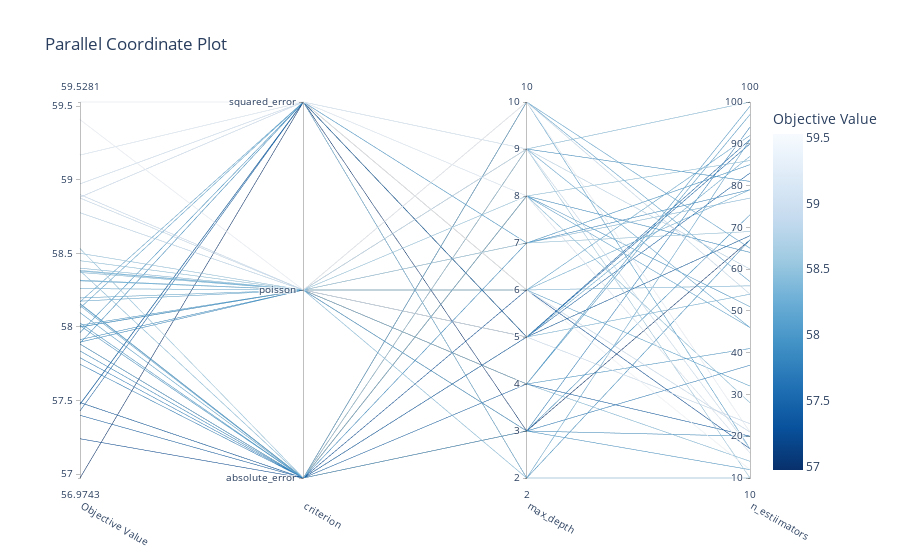

Notebook cell for this chart:
### Code cell
optuna.visualization.plot_parallel_coordinate(study)

### Figure 1 — Plotly figure (JSON) as saved in the notebook; plotly's stock layout.template omitted (floating-point values rounded to 4 significant figures)
{"data": [{"dimensions": [{"label": "Objective Value", "range": [56.97, 59.53], "values": [58.14, 57.91, 58.53, 58.38, 57.96, 58.9, 58.45, 58.97, 57.88, 58.13, 58.18, 57.24, 57.79, 58.0, 58.38, 57.89, 57.43, 58.32, 58.26, 58.37, 58.5, 58.88, 58.16, 58.1, 57.49, 58.16, 58.31, 58.01, 59.41, 57.75, 58.4, 57.9, 58.03, 58.2, 58.38, 57.84, 57.49, 57.4, 59.53, 58.88, 59.17, 58.01, 56.97, 58.16, 58.78, 57.48, 58.0, 58.17, 57.88, 57.47]}, {"label": "criterion", "range": [0, 2], "ticktext": ["absolute_error", "poisson", "squared_error"], "tickvals": [0, 1, 2], "values": [0, 1, 0, 1, 2, 1, 1, 2, 0, 2, 1, 0, 0, 1, 0, 2, 2, 1, 1, 1, 1, 2, 0, 0, 0, 0, 1, 0, 1, 0, 1, 1, 0, 1, 1, 0, 0, 0, 2, 1, 2, 1, 2, 0, 1, 2, 1, 2, 0, 2]}, {"label": "max_depth", "range": [2, 10], "values": [10, 3, 9, 9, 7, 5, 8, 9, 8, 6, 6, 6, 3, 4, 8, 2, 5, 6, 6, 2, 7, 6, 10, 10, 5, 9, 5, 3, 10, 3, 7, 3, 8, 5, 4, 7, 5, 4, 6, 10, 8, 4, 3, 8, 9, 5, 4, 2, 9, 5]}, {"label": "n_estiimators", "range": [10, 100], "values": [57, 73, 10, 100, 85, 23, 86, 17, 64, 32, 92, 17, 94, 97, 28, 67, 83, 56, 79, 10, 69, 21, 65, 17, 68, 46, 54, 12, 21, 37, 77, 20, 51, 87, 14, 79, 68, 20, 12, 54, 16, 41, 67, 46, 60, 90, 99, 91, 81, 91]}], "labelangle": 30, "labelside": "bottom", "line": {"color": [58.14, 57.91, 58.53, 58.38, 57.96, 58.9, 58.45, 58.97, 57.88, 58.13, 58.18, 57.24, 57.79, 58.0, 58.38, 57.89, 57.43, 58.32, 58.26, 58.37, 58.5, 58.88, 58.16, 58.1, 57.49, 58.16, 58.31, 58.01, 59.41, 57.75, 58.4, 57.9, 58.03, 58.2, 58.38, 57.84, 57.49, 57.4, 59.53, 58.88, 59.17, 58.01, 56.97, 58.16, 58.78, 57.48, 58.0, 58.17, 57.88, 57.47], "colorbar": {"title": {"text": "Objective Value"}}, "colorscale": [[0, "rgb(247,251,255)"], [0.125, "rgb(222,235,247)"], [0.25, "rgb(198,219,239)"], [0.375, "rgb(158,202,225)"], [0.5, "rgb(107,174,214)"], [0.625, "rgb(66,146,198)"], [0.75, "rgb(33,113,181)"], [0.875, "rgb(8,81,156)"], [1, "rgb(8,48,107)"]], "reversescale": true, "showscale": true}, "type": "parcoords"}], "layout": {"title": {"text": "Parallel Coordinate Plot"}}}
